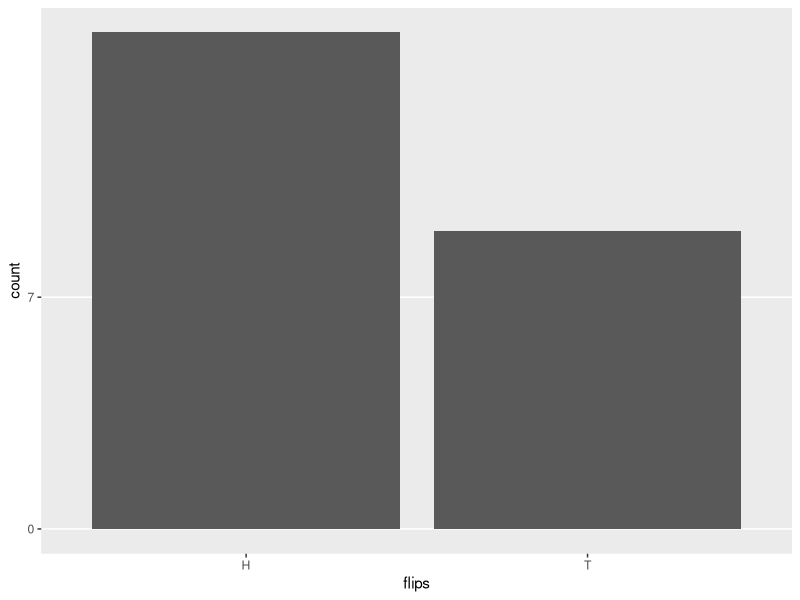
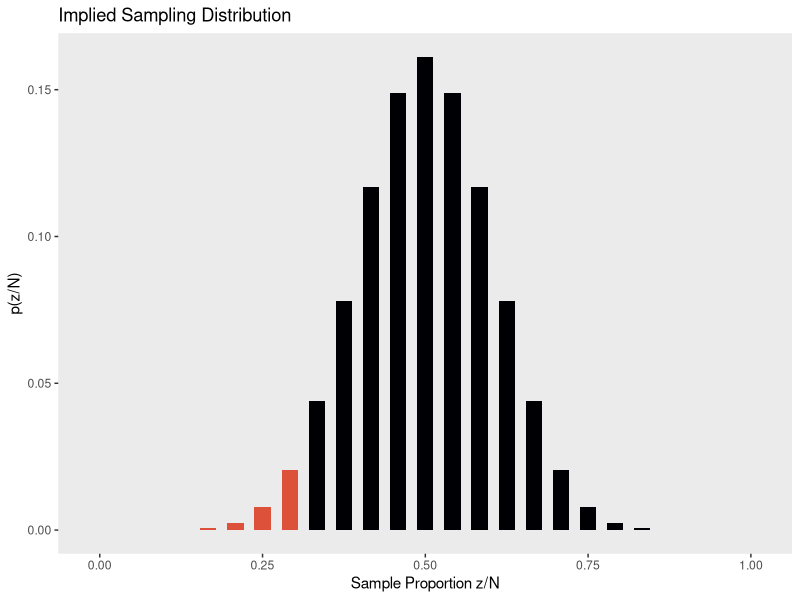
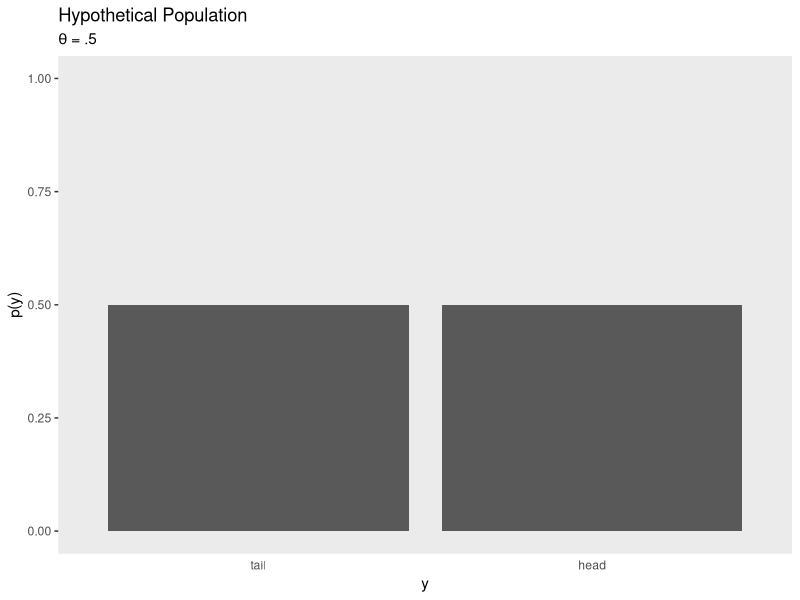
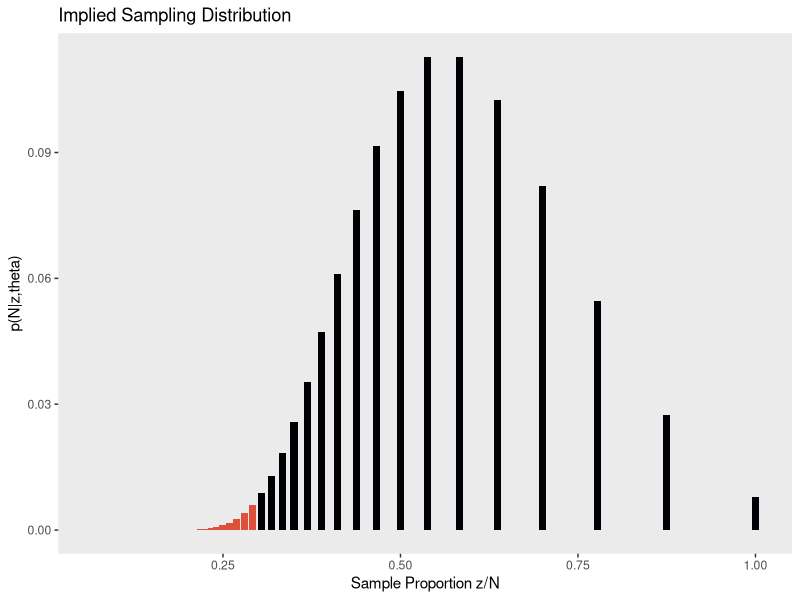
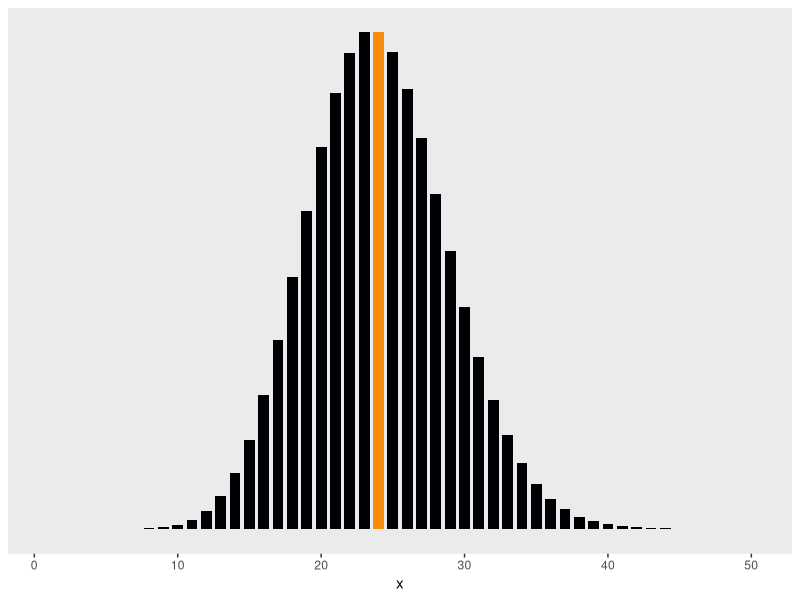
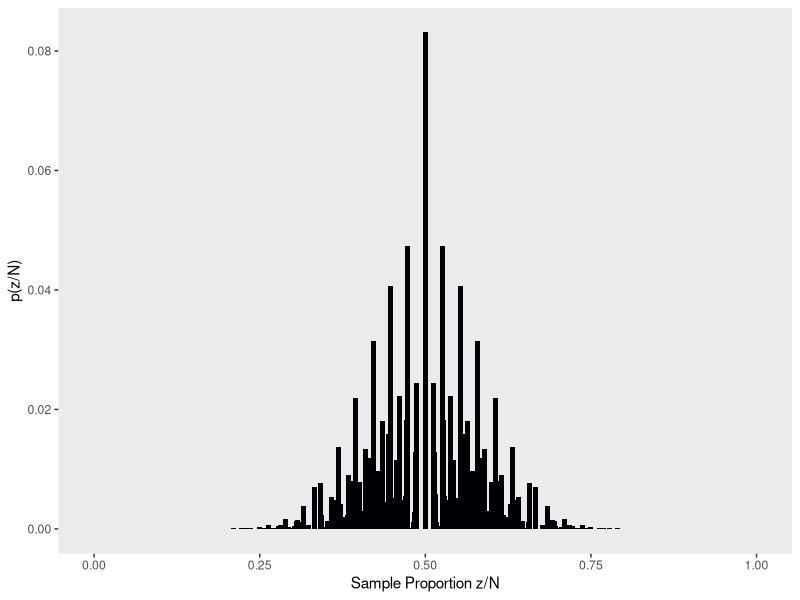
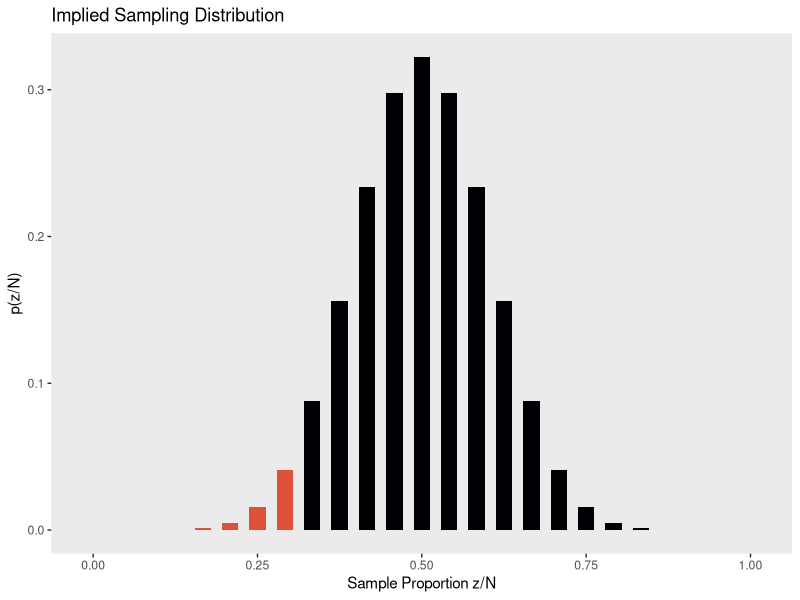
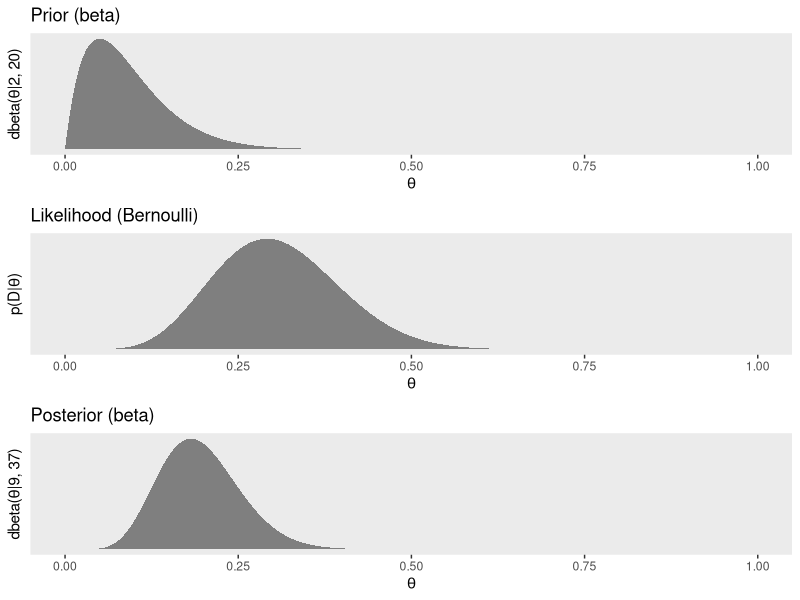

The R source for these figures, in order:
## ---- chunk 1
sample(c("H", "T"), size = 24, replace = T)
## ---- chunk 2
library(tidyverse)

h_counter <- function(i) {
  set.seed(i)
  coins <- sample(c("H", "T"), size = 24, replace = T)
  length(which(coins == "H"))
}

coins <-
  tibble(seed = 1:50) %>% 
  mutate(n_heads = map(seed, h_counter)) %>% 
  unnest()

coins %>% 
  filter(n_heads == 7)
## ---- chunk 3
set.seed(32)
sample(c("H", "T"), size = 24, replace = T)
## ---- chunk 4
set.seed(32)
tibble(flips = sample(c("H", "T"), size = 24, replace = T)) %>% 
  
  ggplot(aes(x = flips)) +
  geom_bar() +
  scale_y_continuous(breaks = c(0, 7, 17)) +
  theme(panel.grid.major.x = element_blank(),
        panel.grid.minor.y = element_blank())
## ---- chunk 5
N <- 24
z <- 7

factorial(N) / (factorial(N - z) * factorial(z))
## ---- chunk 6
N_choose_z <- function(N, z) {
  factorial(N) / (factorial(N - z) * factorial(z))
  }
## ---- chunk 7
flips <-
  tibble(z          = 0:24) %>% 
  mutate(N_choose_z = N_choose_z(N, z)) %>% 
  mutate(`p(z/N)`   = N_choose_z/sum(N_choose_z),
         `Sample Proportion z/N` = z/N)

head(flips, n = 10)
## ---- chunk 8
flips %>% 
  
  ggplot(aes(x = `Sample Proportion z/N`, y = `p(z/N)`,
             fill = z <= 7)) +
  geom_col(width = .025) +
  scale_fill_viridis_d(option = "B", end = .6) +
  ggtitle("Implied Sampling Distribution") +
  theme(panel.grid = element_blank(),
        legend.position = "none")
## ---- chunk 9
flips %>% 
  filter(z <= 7) %>% 
  summarise(p_value = sum(`p(z/N)`))
## ---- chunk 10
tibble(y = c("tail", "head") %>% factor(., levels = c("tail", "head")),
       `p(y)` = .5) %>% 
  
  ggplot(aes(x = y, y = `p(y)`)) +
  geom_col() +
  coord_cartesian(ylim = 0:1) +
  labs(title    = "Hypothetical Population",
       subtitle = expression(paste(theta, " = .5"))) +
  theme(panel.grid = element_blank(),
        axis.ticks.x = element_blank())
## ---- chunk 11
theta <- .5

flips <-
  tibble(N             = 7:100) %>% 
  mutate(N_choose_z  = N_choose_z(N, z)) %>% 
  mutate(`p(z/N)`    = N_choose_z/sum(N_choose_z),
         `Sample Proportion z/N` = z/N,
         `p(N|z,theta)` = (z/N) * N_choose_z * (theta^z) * (1 - theta)^(N - z))

flips %>%
  ggplot(aes(x = `Sample Proportion z/N`, y = `p(N|z,theta)`,
             fill = N >= 24)) +
  geom_col(width = .01) +
  scale_fill_viridis_d(option = "B", end = .6) +
  ggtitle("Implied Sampling Distribution") +
  theme(panel.grid = element_blank(),
        legend.position = "none")
## ---- chunk 12
flips %>% 
  filter(N >= 24) %>% 
  summarise(p_value = sum(`p(N|z,theta)`))
## ---- chunk 13
tibble(x = 1:50) %>%
  mutate(y = dpois(x = x, lambda = 24)) %>% 
  
  ggplot(aes(x = x, y = y,
             fill = x == 24)) +
  geom_col(width = .75) +
  scale_fill_viridis_d(option = "B", end = .75) +
  scale_y_continuous(NULL, breaks = NULL) +
  theme(panel.grid = element_blank(),
        legend.position = "none")
## ---- chunk 14
flips <-
  tibble(iter = 1:1000,
         N    = rpois(1000, lambda = 24)) %>% 
  mutate(z    = map(N, ~seq(from = 0, to = ., by = 1))) %>% 
  unnest(z) %>% 
  mutate(N_choose_z = N_choose_z(N, z)) %>% 
  mutate(`p(z/N)`   = N_choose_z / sum(N_choose_z),
         `Sample Proportion z/N` = z/N) 

flips %>%
  ggplot(aes(x = `Sample Proportion z/N`, y = `p(z/N)`,
             fill = z <= 7)) +
  geom_col(width = .0075) +
  scale_fill_viridis_d(option = "B", end = .6) +
  theme(panel.grid = element_blank(),
        legend.position = "none")
## ---- chunk 15
flips %>% 
  filter(z <= 7) %>% 
  summarise(p_value = sum(`p(z/N)`))
## ---- chunk 16
flips <-
  tibble(coin       = rep(letters[1:2], each = 25),
         z          = rep(0:24, times = 2)) %>% 
  group_by(coin) %>% 
  mutate(N_choose_z = N_choose_z(N, z)) %>% 
  mutate(`p(z/N)`   = N_choose_z / sum(N_choose_z),
         `Sample Proportion z/N` = z/N)

head(flips, n = 10)
## ---- chunk 17
flips %>% 
  
  ggplot(aes(x = `Sample Proportion z/N`, y = `p(z/N)`,
             fill = z <= 7)) +
  geom_col(width = .025) +
  scale_fill_viridis_d(option = "B", end = .6) +
  ggtitle("Implied Sampling Distribution") +
  theme(panel.grid = element_blank(),
        legend.position = "none")
## ---- chunk 18
Bernoulli_likelihood <- function(theta, data) {
  # theta = success probability parameter ranging from 0 to 1
  # data = the vector of data (i.e., a series of 0s and 1s)
  N   <- length(data)
  z   <- sum(data)
  return(theta^z * (1 - theta)^(N - sum(data)))
  }
## ---- chunk 19
# we need these to compute the likelihood
N <- 24
z <- 7

trial_data <- c(rep(0, times = N - z), rep(1, times = z))                  # (i.e., data)

d_nail <-
  tibble(theta = seq(from = 0, to = 1, length.out = 1000)) %>%             # (i.e., theta)
  mutate(Prior = dbeta(x = theta, shape1 = 2, shape2 = 20)) %>% 
  mutate(Likelihood = Bernoulli_likelihood(theta = theta,                  # (i.e., p(D | theta))
                                           data = trial_data)) %>%
  mutate(normalizing_constant = sum(Likelihood * Prior / sum(Prior))) %>%  # (i.e., p(D))
  mutate(Posterior = Likelihood * Prior / normalizing_constant)            # (i.e., p(theta | D))
  
glimpse(d_nail)
## ---- chunk 20
plot_1 <-
  d_nail %>% 
  ggplot(aes(x = theta)) +
  geom_ribbon(aes(ymin = 0, ymax = Prior),
              fill = "grey50") +
  scale_y_continuous(breaks = NULL) +
  labs(title = "Prior (beta)",
       x = expression(theta),
       y = expression(paste("dbeta(", theta, "|2, 20)"))) +
  theme(panel.grid = element_blank())

plot_2 <-
  d_nail %>% 
  ggplot(aes(x = theta)) +
  geom_ribbon(aes(ymin = 0, ymax = Likelihood),
              fill = "grey50") +
  scale_y_continuous(breaks = NULL) +
  labs(title = "Likelihood (Bernoulli)",
       x = expression(theta),
       y = expression(paste("p(D|", theta, ")"))) +
  theme(panel.grid = element_blank(),
        axis.text.y = element_text())

plot_3 <-
  d_nail %>% 
  ggplot(aes(x = theta)) +
  geom_ribbon(aes(ymin = 0, ymax = Posterior),
              fill = "grey50") +
  scale_y_continuous(breaks = NULL) +
  labs(title = "Posterior (beta)",
       x = expression(theta),
       y = expression(paste("dbeta(", theta, "|9, 37)"))) +
  theme(panel.grid = element_blank())

library(gridExtra)

grid.arrange(plot_1, plot_2, plot_3)
## ---- chunk 21
# Here are the data based on our updated beta(11, 11) prior
d_coin <-
  tibble(theta = seq(from = 0, to = 1, length.out = 1000)) %>%
  mutate(Prior = dbeta(x = theta, shape1 = 11, shape2 = 11)) %>% 
  mutate(Likelihood = Bernoulli_likelihood(theta = theta,
                                           data = trial_data)) %>%
  mutate(normalizing_constant = sum(Likelihood * Prior / sum(Prior))) %>%
  mutate(Posterior = Likelihood * Prior / normalizing_constant)

# The updated plots:
plot_1 <-
  d_coin %>% 
  ggplot(aes(x = theta)) +
  geom_ribbon(aes(ymin = 0, ymax = Prior),
              fill = "grey50") +
  scale_y_continuous(breaks = NULL) +
  labs(title = "Prior (beta)",
       x = expression(theta),
       y = expression(paste("dbeta(", theta, "|11, 11)"))) +
  theme(panel.grid = element_blank())

plot_2 <-
  d_coin %>% 
  ggplot(aes(x = theta)) +
  geom_ribbon(aes(ymin = 0, ymax = Likelihood),
              fill = "grey50") +
  scale_y_continuous(breaks = NULL) +
  labs(title = "Likelihood (Bernoulli)",
       x = expression(theta),
       y = expression(paste("p(D|", theta, ")"))) +
  theme(panel.grid = element_blank(),
        axis.text.y = element_text())

plot_3 <-
  d_coin %>% 
  ggplot(aes(x = theta)) +
  geom_ribbon(aes(ymin = 0, ymax = Posterior),
              fill = "grey50") +
  scale_y_continuous(breaks = NULL) +
  labs(title = "Posterior (beta)",
       x = expression(theta),
       y = expression(paste("dbeta(", theta, "|18, 28)"))) +
  theme(panel.grid = element_blank())

grid.arrange(plot_1, plot_2, plot_3)
## ---- chunk 22
tibble(y = c("tail", "head") %>% factor(., levels = c("tail", "head")),
       `p(y)` = c(1 - .126, .126)) %>% 
  
  ggplot(aes(x = y, y = `p(y)`)) +
  geom_col() +
  coord_cartesian(ylim = 0:1) +
  labs(title = "Hypothetical Population",
       subtitle = expression(paste(theta, " = .126"))) +
  theme(panel.grid = element_blank(),
        axis.ticks.x = element_blank())
## ---- chunk 23
tibble(y = c("tail", "head") %>% factor(., levels = c("tail", "head")),
       `p(y)` = c(1 - .511, .511)) %>% 
  
  ggplot(aes(x = y, y = `p(y)`)) +
  geom_col() +
  coord_cartesian(ylim = 0:1) +
  labs(title = "Hypothetical Population",
       subtitle = expression(paste(theta, " = .511"))) +
  theme(panel.grid = element_blank(),
        axis.ticks.x = element_blank())
## ---- chunk 24
tibble(z = 0:24,
       y = dbinom(0:24, size = 24, prob = .126)) %>% 
  
  ggplot(aes(x = z/25, y = y,
             fill = z >= 7)) +
  geom_col(width = .025) +
  scale_fill_viridis_d(option = "B", end = .6) +
  labs(title = "Implied Sampling Distribution",
       x = "Sample Proportion z/N",
       y = "p(z/N)") +
  theme(panel.grid = element_blank(),
        legend.position = "none")
## ---- chunk 25
tibble(z = 0:24,
       y = dbinom(0:24, size = 24, prob = .511)) %>% 
  
  ggplot(aes(x = z / 24, y = y,
             fill = z <= 7)) +
  geom_col(width = .025) +
  scale_fill_viridis_d(option = "B", end = .6) +
  labs(title = "Implied Sampling Distribution",
       x = "Sample Proportion z/N",
       y = "p(z/N)") +
  theme(panel.grid = element_blank(),
        legend.position = "none")
## ---- chunk 26
tibble(y = c("tail", "head") %>% factor(., levels = c("tail", "head")),
       `p(y)` = c(1 - .484, .484)) %>% 
  
  ggplot(aes(x = y, y = `p(y)`)) +
  geom_col() +
  coord_cartesian(ylim = 0:1) +
  labs(title    = "Hypothetical Population",
       subtitle = expression(paste(theta, " = .484"))) +
  theme(panel.grid = element_blank(),
        axis.ticks.x = element_blank())
## ---- chunk 27
theta <- .126

flips <-
  tibble(N           = 7:100) %>% 
  mutate(N_choose_z  = N_choose_z(N, z)) %>% 
  mutate(`p(z/N)`    = N_choose_z / sum(N_choose_z),
         `Sample Proportion z/N` = z / N,
         `p(N|z,theta)` = (z/N) * N_choose_z * (theta^z) * (1 - theta)^(N - z))

flips %>%
  ggplot(aes(x = `Sample Proportion z/N`, y = `p(N|z,theta)`,
             fill = N <= 24)) +
  geom_col(width = .01) +
  scale_fill_viridis_d(option = "B", end = .6) +
  ggtitle("Implied Sampling Distribution") +
  theme(panel.grid = element_blank(),
        legend.position = "none")
## ---- chunk 28
theta <- .484

flips <-
  tibble(N           = 7:100) %>% 
  mutate(N_choose_z  = N_choose_z(N, z)) %>% 
  mutate(`p(z/N)`    = N_choose_z / sum(N_choose_z),
         `Sample Proportion z/N` = z / N,
         `p(N|z,theta)` = (z/N) * N_choose_z * (theta^z) * (1 - theta)^(N - z))

flips %>%
  ggplot(aes(x = `Sample Proportion z/N`, y = `p(N|z,theta)`,
             fill = N >= 24)) +
  geom_col(width = .01) +
  scale_fill_viridis_d(option = "B", end = .6) +
  ggtitle("Implied Sampling Distribution") +
  theme(panel.grid = element_blank(),
        legend.position = "none")
## ---- chunk 29
tibble(y      = c("tail", "head") %>% factor(., levels = c("tail", "head")),
       `p(y)` = c(1 - .135, .135)) %>% 
  
  ggplot(aes(x = y, y = `p(y)`)) +
  geom_col() +
  coord_cartesian(ylim = 0:1) +
  labs(title = "Hypothetical Population",
       subtitle = expression(paste(theta, " = .135"))) +
  theme(panel.grid = element_blank(),
        axis.ticks.x = element_blank())
## ---- chunk 30
tibble(y      = c("tail", "head") %>% factor(., levels = c("tail", "head")),
       `p(y)` = c(1 - .497, .497)) %>% 
  
  ggplot(aes(x = y, y = `p(y)`)) +
  geom_col() +
  coord_cartesian(ylim = 0:1) +
  labs(title = "Hypothetical Population",
       subtitle = expression(paste(theta, " = .497"))) +
  theme(panel.grid = element_blank(),
        axis.ticks.x = element_blank())
## ---- chunk 31
z_maker <- function(i){
  set.seed(i)
  n <- rpois(n = 1, lambda = 24)
  seq(from = 0, to = n, by = 1)
}

theta <- .135

tibble(seed = 1:100) %>% 
  mutate(z = map(seed, z_maker)) %>% 
  unnest() %>% 
  group_by(seed) %>% 
  mutate(N = n()) %>% 
  mutate(N_choose_z = N_choose_z(N, z)) %>% 
  mutate(`p(z/N)`   = N_choose_z / sum(N_choose_z),
         `Sample Proportion z/N` = z/N) %>%
  mutate(`p(N|z,theta)` = (z / N) * N_choose_z * (theta^z) * (1 - theta)^(N - z)) %>% 
  
  ggplot(aes(x = `Sample Proportion z/N`, y = `p(N|z,theta)`,
             fill = `Sample Proportion z/N` >= 7 / 24)) +
  geom_col(width = .004) +
  scale_fill_viridis_d(option = "B", end = .6) +
  theme(panel.grid = element_blank(),
        legend.position = "none")
## ---- chunk 32
theta <- .497

tibble(seed = 1:100) %>% 
  mutate(z = map(seed, z_maker)) %>% 
  unnest() %>% 
  group_by(seed) %>% 
  mutate(N = n()) %>% 
  mutate(N_choose_z = N_choose_z(N, z)) %>% 
  mutate(`p(z/N)`   = N_choose_z / sum(N_choose_z),
         `Sample Proportion z/N` = z / N) %>%
  mutate(`p(N|z,theta)` = (z / N) * N_choose_z * (theta^z) * (1 - theta)^(N - z)) %>% 
  
  ggplot(aes(x = `Sample Proportion z/N`, y = `p(N|z,theta)`,
             fill = `Sample Proportion z/N` <= 7 / 24)) +
  geom_col(width = .004) +
  scale_fill_viridis_d(option = "B", end = .6) +
  theme(panel.grid = element_blank(),
        legend.position = "none")
## ---- chunk 33
tibble(y = c("tail", "head") %>% factor(., levels = c("tail", "head")),
       `p(y)` = c(1 - .11, .11)) %>% 
  
  ggplot(aes(x = y, y = `p(y)`)) +
  geom_col() +
  coord_cartesian(ylim = 0:1) +
  labs(title = "Hypothetical Population",
       subtitle = expression(paste(theta[1], " = .11; ", theta[2], " = .11"))) +
  theme(panel.grid = element_blank(),
        axis.ticks.x = element_blank())
## ---- chunk 34
tibble(y = c("tail", "head") %>% factor(., levels = c("tail", "head")),
       `p(y)` = c(1 - .539, .539)) %>% 
  
  ggplot(aes(x = y, y = `p(y)`)) +
  geom_col() +
  coord_cartesian(ylim = 0:1) +
  labs(title = "Hypothetical Population",
       subtitle = expression(paste(theta[1], " = .539; ", theta[2], " = .539"))) +
  theme(panel.grid = element_blank(),
        axis.ticks.x = element_blank())
## ---- chunk 35
alpha_pc <- .05
c        <- 36

# the probability of not getting a false alarm on any of the tests
(1 - alpha_pc)^c

# the probability of getting at least one false alarm is
1 - (1 - alpha_pc)^c
## ---- chunk 36
tibble(c = 1:100) %>% 
  mutate(p1 = (1 - alpha_pc)^c,
         p2 = 1 - (1 - alpha_pc)^c) %>% 
  gather(key, probability, -c) %>% 
  
  ggplot(aes(x = c, y = probability, color = key)) +
  geom_line(size = 1.1) +
  geom_text(data = tibble(
    c = c(85, 75, 70),
    probability = c(.08, .9, .82),
    label = c("no false alarms",
              "at least one false alarm",
              "(i.e., experimentwise false alarm rate)"),
    key = c("p1", "p2", "p2")
  ),
  aes(label = label)) +
  scale_color_viridis_d(option = "D", end = .4) +
  labs(x = "the number of independent tests, c") +
  theme(panel.grid = element_blank(),
        legend.position = "none")
## ---- chunk 37
alpha_pc <- .05
c        <- 36

# the Bonferonni correction
alpha_pc / c
## ---- chunk 38
tibble(c = 1:100) %>% 
  mutate(a_ew = alpha_pc^c) %>% 
  
  ggplot(aes(x = c, y = a_ew)) +
  geom_line(size = 1.1) +
  labs(x = "the number of independent tests, c") +
  theme(panel.grid = element_blank())
## ---- chunk 39
tibble(c      = 1:100) %>% 
  mutate(a_ew = alpha_pc^c) %>% 
  
  ggplot(aes(x = c, y = a_ew)) +
  geom_line(size = 1.1) +
  scale_y_log10() +
  labs(x = "the number of independent tests, c") +
  theme(panel.grid = element_blank())
## ---- chunk 40
sessionInfo()
## ---- chunk 41
# Here we'll remove our objects
rm(h_counter, coins, N, z, N_choose_z, flips, Bernoulli_likelihood, trial_data, d_nail, d_coin, plot_1, plot_2, plot_3, theta, alpha_pc, c)
